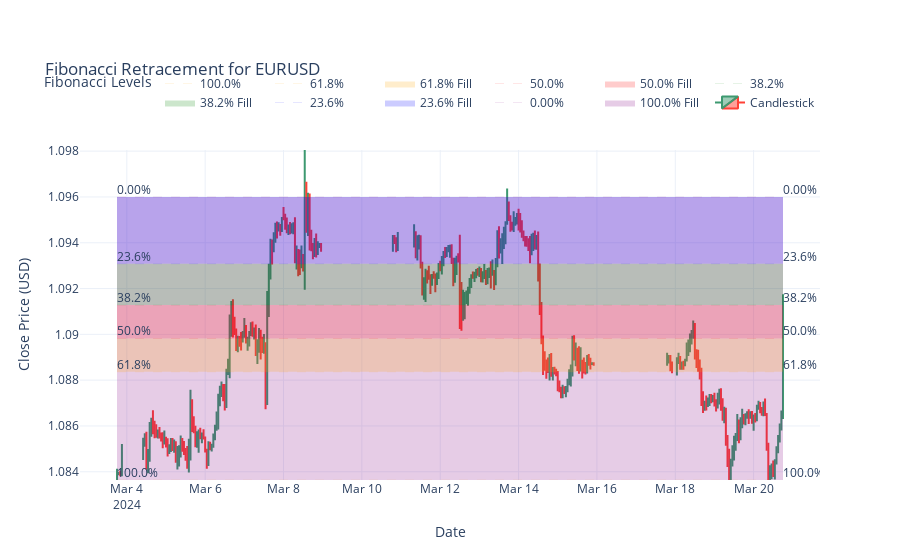

Notebook code for this chart:
### Code cell
import pandas as pd
import plotly.graph_objects as go

def fib_retrace(ticker):
    symbol = client.get_symbol(ticker)
    data = client.get_market_history(symbol=symbol.id, resolution=Resolution.H1)
    
    # Create a DataFrame from the retrieved data
    df = pd.DataFrame([bar.model_dump() for bar in data])
    df.set_index('time', inplace=True)
    
    # Fibonacci constants
    max_value = df['close'].max()
    min_value = df['close'].min()
    difference = max_value - min_value
    
    # Set Fibonacci levels
    levels = {
        '0.00%': max_value,
        '23.6%': max_value - difference * 0.236,
        '38.2%': max_value - difference * 0.382,
        '50.0%': max_value - difference * 0.5,
        '61.8%': max_value - difference * 0.618,
        '100.0%': min_value
    }
    
    # Print levels
    print('Percentage level\t Price')
    for level, price in levels.items():
        print(f'{level}\t\t {round(price, 3)}')
    
    # Create the plotly figure
    fig = go.Figure()

    # Add candlestick chart
    fig.add_trace(go.Candlestick(
        x=df.index,
        open=df['open'],
        high=df['high'],
        low=df['low'],
        close=df['close'],
        name='Candlestick'
    ))

    # Add Fibonacci levels and filled sections
    colors = ['rgba(128, 0, 128, 0.2)', 'rgba(0, 0, 255, 0.2)', 'rgba(0, 128, 0, 0.2)', 'rgba(255, 0, 0, 0.2)', 'rgba(255, 165, 0, 0.2)']
    level_values = list(levels.values())
    labels = list(levels.keys())

    for i in range(len(level_values) - 1):
        if i == 0:
            # Only fill from 100% to 61.8%
            fig.add_trace(go.Scatter(
                x=df.index,
                y=[level_values[i]] * len(df.index),
                fill='tonexty',
                fillcolor=colors[i],
                mode='lines',
                line=dict(width=0),
                name=f'{labels[-1]} Fill',
                showlegend=True
            ))
        else:
            # Other fills
            fig.add_trace(go.Scatter(
                x=df.index,
                y=[level_values[i]] * len(df.index),
                fill='tonexty',
                fillcolor=colors[i],
                mode='lines',
                line=dict(width=0),
                name=f'{labels[i]} Fill',
                showlegend=True
            ))
        fig.add_trace(go.Scatter(
            x=[df.index.min(), df.index.max()],
            y=[level_values[i], level_values[i]],
            mode='lines+text',
            text=[labels[i], labels[i]],
            textposition="top right",
            line=dict(dash='dash', width=0.5, color=colors[i]),
            name=labels[i]
        ))

    # Add the final level (100%) as a separate trace
    fig.add_trace(go.Scatter(
        x=[df.index.min(), df.index.max()],
        y=[level_values[-1], level_values[-1]],
        mode='lines+text',
        text=[labels[-1], labels[-1]],
        textposition="top right",
        line=dict(dash='dash', width=0.5, color='rgba(255, 165, 0, 0.2)'),
        name=labels[-1]
    ))

    # Update layout
    fig.update_layout(
        title=f'Fibonacci Retracement for {ticker}',
        
        xaxis_title='Date',
        yaxis_title='Close Price (USD)',
        xaxis_rangeslider_visible=False,
        template='plotly_white',
        yaxis=dict(
            range=[min_value, df['high'].max()]
        ),
        legend=dict(
            title='Fibonacci Levels',
            orientation='h',
            yanchor='bottom',
            y=1.1,  # Adjusted y position to avoid overlap
            xanchor='right',
            x=1
        ),
        margin=dict(t=150)
    )

    # Show plot
    fig.show()

# Example usage
fib_retrace('EURUSD')  # Replace with the desired ticker symbol

### Figure 1 — Plotly figure (JSON) as saved in the notebook; plotly's stock layout.template omitted (floating-point values rounded to 4 significant figures; data arrays with more than 128 entries replaced by an {"elided": "..."} marker saying what was removed)
{"data": [{"close": {"elided": "300 float values"}, "high": {"elided": "300 float values"}, "low": {"elided": "300 float values"}, "name": "Candlestick", "open": {"elided": "300 float values"}, "type": "candlestick", "x": {"elided": "300 str values"}}, {"fill": "tonexty", "fillcolor": "rgba(128, 0, 128, 0.2)", "line": {"width": 0}, "mode": "lines", "name": "100.0% Fill", "showlegend": true, "type": "scatter", "x": {"elided": "300 str values"}, "y": {"elided": "300 float values"}}, {"line": {"color": "rgba(128, 0, 128, 0.2)", "dash": "dash", "width": 0.5}, "mode": "lines+text", "name": "0.00%", "text": ["0.00%", "0.00%"], "textposition": "top right", "type": "scatter", "x": ["2024-03-03T17:59:00+00:00", "2024-03-20T18:00:00+00:00"], "y": [1.096, 1.096]}, {"fill": "tonexty", "fillcolor": "rgba(0, 0, 255, 0.2)", "line": {"width": 0}, "mode": "lines", "name": "23.6% Fill", "showlegend": true, "type": "scatter", "x": {"elided": "300 str values"}, "y": {"elided": "300 float values"}}, {"line": {"color": "rgba(0, 0, 255, 0.2)", "dash": "dash", "width": 0.5}, "mode": "lines+text", "name": "23.6%", "text": ["23.6%", "23.6%"], "textposition": "top right", "type": "scatter", "x": ["2024-03-03T17:59:00+00:00", "2024-03-20T18:00:00+00:00"], "y": [1.093, 1.093]}, {"fill": "tonexty", "fillcolor": "rgba(0, 128, 0, 0.2)", "line": {"width": 0}, "mode": "lines", "name": "38.2% Fill", "showlegend": true, "type": "scatter", "x": {"elided": "300 str values"}, "y": {"elided": "300 float values"}}, {"line": {"color": "rgba(0, 128, 0, 0.2)", "dash": "dash", "width": 0.5}, "mode": "lines+text", "name": "38.2%", "text": ["38.2%", "38.2%"], "textposition": "top right", "type": "scatter", "x": ["2024-03-03T17:59:00+00:00", "2024-03-20T18:00:00+00:00"], "y": [1.091, 1.091]}, {"fill": "tonexty", "fillcolor": "rgba(255, 0, 0, 0.2)", "line": {"width": 0}, "mode": "lines", "name": "50.0% Fill", "showlegend": true, "type": "scatter", "x": {"elided": "300 str values"}, "y": {"elided": "300 float values"}}, {"line": {"color": "rgba(255, 0, 0, 0.2)", "dash": "dash", "width": 0.5}, "mode": "lines+text", "name": "50.0%", "text": ["50.0%", "50.0%"], "textposition": "top right", "type": "scatter", "x": ["2024-03-03T17:59:00+00:00", "2024-03-20T18:00:00+00:00"], "y": [1.09, 1.09]}, {"fill": "tonexty", "fillcolor": "rgba(255, 165, 0, 0.2)", "line": {"width": 0}, "mode": "lines", "name": "61.8% Fill", "showlegend": true, "type": "scatter", "x": {"elided": "300 str values"}, "y": {"elided": "300 float values"}}, {"line": {"color": "rgba(255, 165, 0, 0.2)", "dash": "dash", "width": 0.5}, "mode": "lines+text", "name": "61.8%", "text": ["61.8%", "61.8%"], "textposition": "top right", "type": "scatter", "x": ["2024-03-03T17:59:00+00:00", "2024-03-20T18:00:00+00:00"], "y": [1.088, 1.088]}, {"line": {"color": "rgba(255, 165, 0, 0.2)", "dash": "dash", "width": 0.5}, "mode": "lines+text", "name": "100.0%", "text": ["100.0%", "100.0%"], "textposition": "top right", "type": "scatter", "x": ["2024-03-03T17:59:00+00:00", "2024-03-20T18:00:00+00:00"], "y": [1.084, 1.084]}], "layout": {"legend": {"orientation": "h", "title": {"text": "Fibonacci Levels"}, "x": 1, "xanchor": "right", "y": 1.1, "yanchor": "bottom"}, "margin": {"t": 150}, "title": {"text": "Fibonacci Retracement for EURUSD"}, "xaxis": {"rangeslider": {"visible": false}, "title": {"text": "Date"}}, "yaxis": {"range": [1.084, 1.098], "title": {"text": "Close Price (USD)"}}}}
